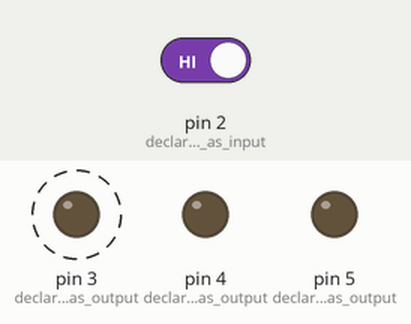
This sketch was run on a simulated Arduino Uno, built with avr-gcc and run on an emulated ATmega328P. On the bench: output pins drawn as LEDs (lit = HIGH). Dashed ring = blinking. The test bench sets the inputs (shaded band); at power-on: pin 2 (declare_pin_2_as_input) HIGH.

Above: at 1.8 s.
1.9 s: pin 2 (declare_pin_2_as_input) driven LOW
At 5.4 s:
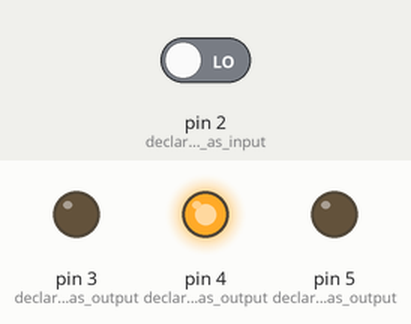
At 6.3 s:
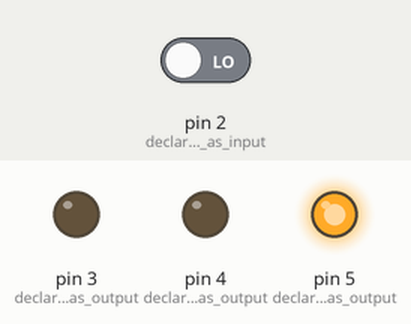
6.5 s: pin 2 (declare_pin_2_as_input) driven HIGH
At 8.9 s:
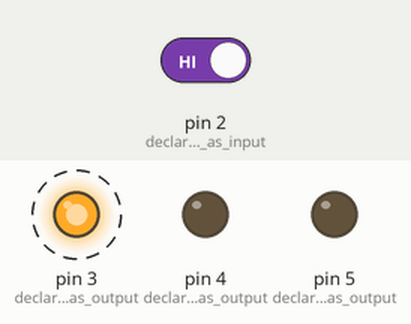
Timing chart, 0 to 15.5 s (numbered marks = the images above; inputs shaded):
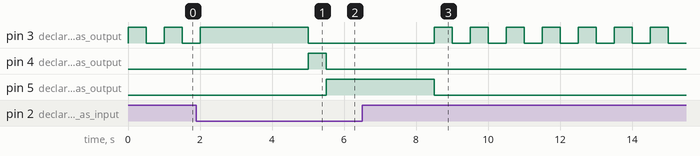

Measured:
- after the input at 1.9 s, pin 4 (declare_pin_4_as_output): LOW → HIGH after 3.1 s, → LOW 0.50 s later; pin 5 (declare_pin_5_as_output): LOW → HIGH after 3.6 s
- after the input at 6.5 s, pin 4 (declare_pin_4_as_output): stays LOW (without the input it goes to HIGH after 5.0 s); pin 5 (declare_pin_5_as_output): goes on until 8.5 s, then stays LOW
- by itself, pin 3 (declare_pin_3_as_output): alternates HIGH for 0.50 s and LOW for 0.50 s

The sketch:

Lesson3_V4KS.ino
```cpp
void setup() {
  // set the LED pins as outputs
  pinMode(3,OUTPUT); //declare pin 3 as output
  pinMode(4,OUTPUT); //declare pin 4 as output
  pinMode(5,OUTPUT); //declare pin 5 as output
  pinMode(2,INPUT); //declare pin 2 as input (button)
}

void loop() {
  if (digitalRead(2) == LOW) {
    digitalWrite(3,HIGH);         // Turn the green LED on pin 3 ON
    digitalWrite(4,LOW);         // Turn the yellow LED on pin 4 OFF
    digitalWrite(5,LOW);        // Turn the red LED on pin 5 OFF
    delay(3000);                  // Keep green LED on for 3 seconds
    digitalWrite(3,LOW);          // Turn the green LED on pin 3 OFF
    digitalWrite(4,HIGH);        // Turn the yellow LED on pin 4 ON
    digitalWrite(5,LOW);        // Turn the red LED on pin 5 OFF
    delay(500);                 // Momentary pause between green LED OFF and yellow LED ON
    digitalWrite(3,LOW);          // Turn the green LED on pin 3 OFF
    digitalWrite(4,LOW);         // Turn the yellow LED on pin 4 OFF
    digitalWrite(5,HIGH);       // Turn the red LED on pin 5 ON
    delay(3000);                 // Keep yellow LED on for 3 seconds
  }
  if (digitalRead(2) == HIGH) {
  digitalWrite(4,LOW);         // Turns yellow LED on pin 4 OFF
  digitalWrite(5,LOW);         // Turns red LED in pin 5 OFF.
  digitalWrite(3,HIGH);        // Turns green LED in pin 3 ON.
  delay(500);                  // Makes green LED flash
  digitalWrite(3,LOW);         // Makes green LED flash on
  delay(500);                  // Makes green LED flash off
  }
}
```
